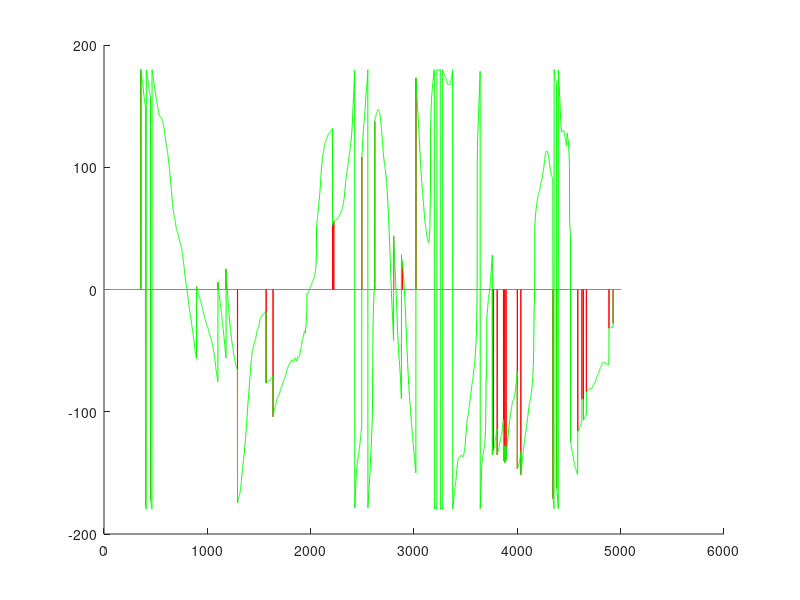

Recreate this plot in MATLAB.
clc;
clear all;
%Scale
kx=0.81;      %roll
ky=0.81;      %pitch
kz=0.81;      %yaw
%Bias
bx=370;
by=370;
bz=370;
thet=[kx; ky; kz; bx; by; bz];
global dat;
dat= csvread('IMUoutput.txt');
dat(:,2)= dat(:,2)+15.0;  %Acc bias correction
dat(:,3)= dat(:,3)+48.0;
dat(:,1)= dat(:,1)*(100.0/26.7); %Acc scale correction  100*g
dat(:,2)= dat(:,2)*(100.0/26.9);
dat(:,3)= dat(:,3)*(100.0/25.65);
dat(:,7)= dat(:,7)/8000.0;  %Time in ms
dat= [dat zeros(5004,3)]; %Stationary, pitch and roll
roll= zeros(5004,1);
pitch= zeros(5004,1);
s=0;
global stat;
stat=[0];
for i= 1 : 5004
    mag(i,1)= (dat(i,1)^2) + (dat(i,2)^2) + (dat(i,3)^2);
    mag(i,1)= sqrt(mag(i,1));
    % Check for stationarity, and choose one point admist consequitive
    % stationary positions
    if ((mag(i,1)>978.0) && (mag(i,1)<982.0) && (dat(i-1,1)==0) && (dat (i-1,3)==0) && (dat (i-2,2)==0))
        s=s+1;
        dat(i,8)= s;  % mark as stationary
        stat= [stat i]; % Log instances of stationarity 
        %Compute orientation
        dat(i,9)= asin(dat(i,1)/980.0)*(180/pi); % Compute pitch
        if (dat(i,2)<0)
            if (dat(i,3)<0)
              dat(i,10)=atan(abs(dat(i,2)/dat(i,3)))*(180/pi); % Compute roll
            else
              dat(i,10)=(180) - atan(abs(dat(i,2)/dat(i,3)))*(180/pi);
            end
        else
            if (dat(i,3)<0)
              dat(i,10)=-atan(abs(dat(i,2)/dat(i,3)))*(180/pi); % Compute roll
            else
              dat(i,10)=(-180) + atan(abs(dat(i,2)/dat(i,3)))*(180/pi);
            end 
        end
    else
        dat(i,1:3)=[0 0 0];
    end
    
end
roll=dat(:,10);
pitch=dat(:,9);
hold on;
plot(1:5004,roll,'r');

for i= 2: length(stat)-1
 %if (stat(i+1)-stat(i))<400  
  
  for j=stat(i)+1 : stat(i+1)-1
      roll(j)= roll(j-1) + dat(j,7)*(1/1000.0)* sec(pitch(j-1)*pi/180) * (1/(thet(2)*thet(3)))*(dat(j,4)-thet(4));
      pitch(j)= pitch(j-1) + dat(j,7)*(1/1000.0)* sec(pitch(j-1)*pi/180) *(( (1/(thet(1)*thet(3)))*(dat(j,5)-thet(5))* cos(roll(j-1)*pi/180)) -((1/(thet(1)*thet(2)))*(dat(j,6)-thet(6))* sin(roll(j-1)*pi/180)));
       if roll(j)> 180
           roll(j)= roll(j) -360;
       end
       if roll(j)<-180
           roll(j)=roll(j)+360;
       end
       pitch(j)=sin(pitch(j)*pi/180);
       pitch(j)= asin(pitch(j))*180/pi;
  
  end
end
plot(1:5004,roll,'g');
hold off;
  dat(:,10)=roll;
  dat(:,9)=pitch;
